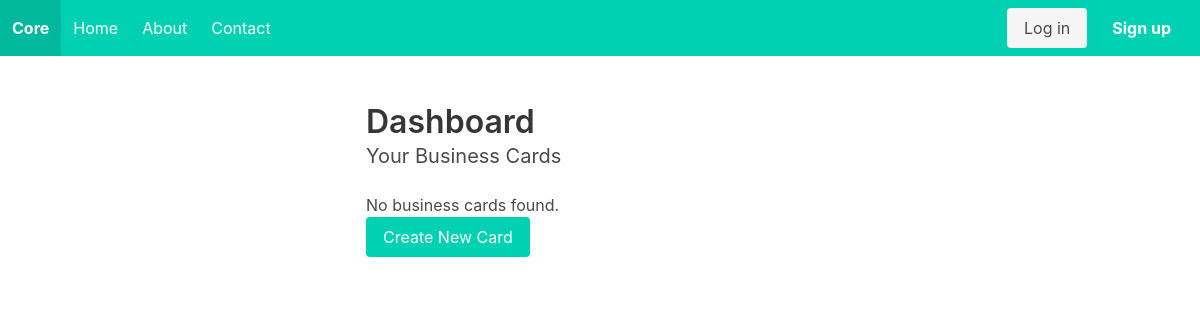
The page /dashboard/ (signed in) on the database as committed earlier.
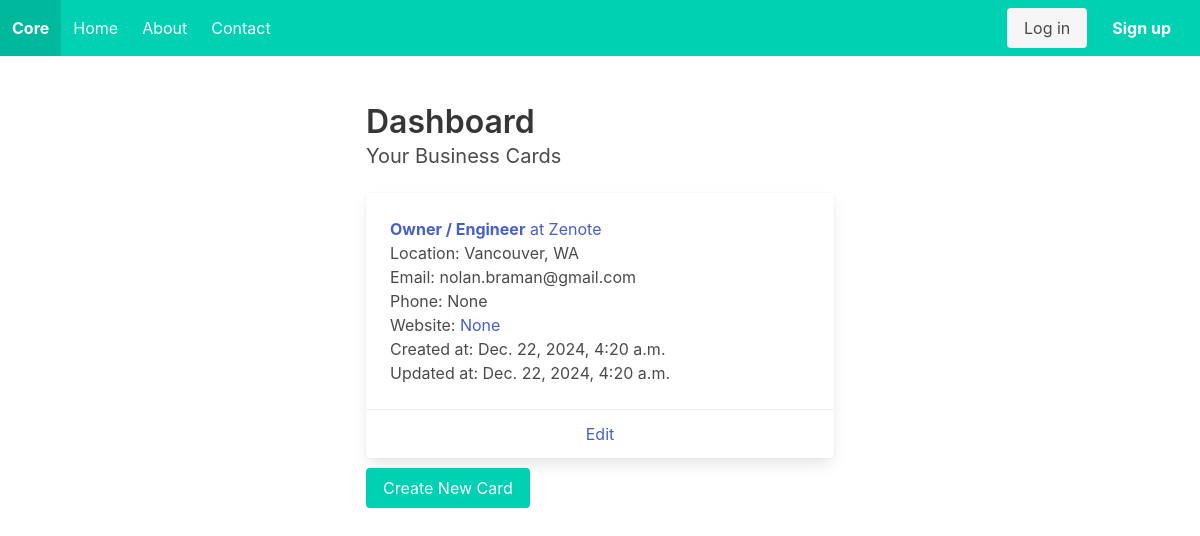
The same page on the database as committed later.
### dashboard/models.py (models this page shows, shortened)
class BusinessCard(models.Model):
    user = models.ForeignKey(settings.AUTH_USER_MODEL, on_delete=models.CASCADE)
    uuid = models.UUIDField(default=uuid.uuid4, editable=False, unique=True)
    title = models.CharField(max_length=100)
    company_name = models.CharField(max_length=100)
    location = models.CharField(max_length=100)
    email = models.EmailField()
    phone_number = models.CharField(max_length=15, blank=True, null=True)
    website = models.URLField(blank=True, null=True)
    created_at = models.DateTimeField(auto_now_add=True)
    updated_at = models.DateTimeField(auto_now=True)

### dashboard/views.py (the view)
# urls.py: path('', dashboard_view, name='dashboard'),
@login_required
def dashboard_view(request):
    business_cards = BusinessCard.objects.filter(user=request.user)
    can_add_card = business_cards.count() < 3
    return render(request, 'dashboard/dashboard.html', {
        'business_cards': business_cards,
        'can_add_card': can_add_card
    })

### dashboard/templates/dashboard/dashboard.html (shortened to what this page needs)
{% extends "core/base.html" %}
{% block content %}
  <div class="columns is-centered">
    <div class="column is-half">
      <h2 class="title">Dashboard</h2>
      <h3 class="subtitle">Your Business Cards</h3>
      <ul>
        {% for card in business_cards %}
          <div class="card" style="margin-bottom: 10px;">
            <div class="card-content">
              <li>
                <a href="{% url 'business_card_detail' uuid=card.uuid %}">
                  <strong>{{ card.title }}</strong> at {{ card.company_name }}
                </a>
                <br>
                Location: {{ card.location }}
                <br>
                Email: {{ card.email }}
                <br>
                Phone: {{ card.phone_number }}
                <br>
                Website: <a href="{{ card.website }}">{{ card.website }}</a>
                <br>
                Created at: {{ card.created_at }}
                <br>
                Updated at: {{ card.updated_at }}
              </li>
            </div>
            <footer class="card-footer">
              <a href="{% url 'edit_business_card' uuid=card.uuid %}"
                 class="card-footer-item">Edit</a>
            </footer>
          </div>
        {% empty %}
          <li>No business cards found.</li>
        {% endfor %}
      </ul>
      {% if can_add_card %}
        <a href="{% url 'add_business_card' %}" class="button is-primary">Create New Card</a>
      {% endif %}
    </div>
  </div>
{% endblock content %}

Rows that differ between the two databases and show on the page:
added BusinessCard: title "Owner / Engineer", company_name "Zenote", location "Vancouver, WA", email "nolan.braman@gmail.com", phone_number "None", website "None", created_at "Dec. 22, 2024, 4:20 a.m.", updated_at "Dec. 22, 2024, 4:20 a.m."
Other text that changed with them:
text no longer shown: "No business cards found."
